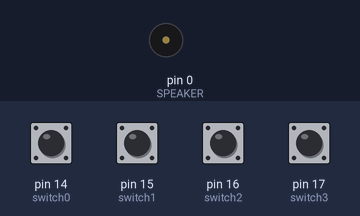
A sketch run on a simulated Arduino Uno, built with avr-gcc and run on an emulated ATmega328P. Shown: buzzer (waves = sounding). The test bench sets the inputs (shaded band); at power-on: pin 14 (switch0), pin 15 (switch1), pin 16 (switch2), pin 17 (switch3) LOW.

Above: at 1.2 s.
1.3 s: pin 14 (switch0) pulled HIGH for 0.15 s
At 1.38 s:
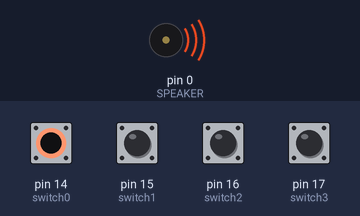
Timing chart, 0 to 4.3 s (numbered marks = the images above; inputs shaded):
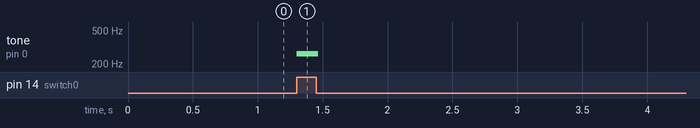

The sketch:

Organ.ino
```cpp
const unsigned int SPEAKER = 0;

const unsigned int switch0 = 14;
const unsigned int switch1 = 15;
const unsigned int switch2 = 16;
const unsigned int switch3 = 17;

const unsigned int noteFreq[] = {262, 294, 330, 349};

const unsigned long debounceDelay = 20;
unsigned long lastDebounceTime = 0;

void setup() {
  pinMode(SPEAKER, OUTPUT);

  pinMode(switch0, INPUT);
  pinMode(switch1, INPUT);
  pinMode(switch2, INPUT);
  pinMode(switch3, INPUT);
}

void loop() {
  const long currentTime = millis();

  if(currentTime - lastDebounceTime > debounceDelay) {
    if(digitalRead(switch0) == HIGH) {
      tone(SPEAKER, noteFreq[0]);
      lastDebounceTime = currentTime;
    }
    else if(digitalRead(switch1) == HIGH) {
      tone(SPEAKER, noteFreq[1]);
      lastDebounceTime = currentTime;
    }
    else if(digitalRead(switch2) == HIGH) {
      tone(SPEAKER, noteFreq[2]);
      lastDebounceTime = currentTime;
    }
    else if(digitalRead(switch3) == HIGH) {
      tone(SPEAKER, noteFreq[3]);
      lastDebounceTime = currentTime;
    }
    else {
      noTone(SPEAKER);
    }
  }
}
```

DebounceSwitch.cpp
```cpp
#include "DebounceSwitch.hpp"

// Constructor
DebounceSwitch::DebounceSwitch(const unsigned int pin) : _pin(pin) {
  _debounceInterval = 20;
  _lastDebounceTime = 0;
  _lastButtonState = 0x0;
  _buttonState = 0x0;
  _liftFlag = 0x0;
}

// Method to intitialize the class
void DebounceSwitch::begin() {
  pinMode(_pin, 0x0);
}

// Method to read the switch and cancel the debug
bool DebounceSwitch::read() {
  bool current = digitalRead(_pin);

  if(current != _lastButtonState) {
    _lastDebounceTime = millis();
  }

  if((millis() - _lastDebounceTime) > _debounceInterval) {
    if(current != _buttonState) {
      _buttonState = current;

      if(_buttonState == 0x0) {
        _lastButtonState = current;

        return true;
      }
    }
  }

  _lastButtonState = current;

  return false;
}
```

DebounceSwitch.hpp
```cpp
#ifndef DEBOUNCE_SWITCH_HPP
#define DEBOUNCE_SWITCH_HPP

#include <Arduino.h>

class DebounceSwitch {
  private:
    unsigned int _pin;
    unsigned long _lastDebounceTime;
    unsigned long _debounceInterval;
    bool _lastButtonState;
    bool _buttonState;
    bool _liftFlag;

  public:
    DebounceSwitch(const unsigned int pin);
    void begin();
    bool read();
};

#endif
```

Measured:
- after the input at 1.3 s, tone on pin 0 (SPEAKER): silent → 262 Hz at once, → silent 0.17 s later
